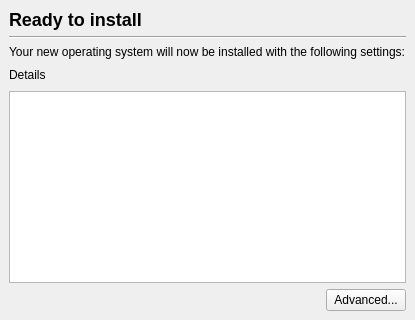
     <widget class="QWidget" name="stepReady" >
      <layout class="QGridLayout" >
       <property name="leftMargin" >
        <number>9</number>
       </property>
       <property name="topMargin" >
        <number>9</number>
       </property>
       <property name="rightMargin" >
        <number>9</number>
       </property>
       <property name="bottomMargin" >
        <number>9</number>
       </property>
       <property name="horizontalSpacing" >
        <number>6</number>
       </property>
       <property name="verticalSpacing" >
        <number>6</number>
       </property>
       <item row="5" column="0" colspan="2" >
        <spacer>
         <property name="orientation" >
          <enum>Qt::Horizontal</enum>
         </property>
         <property name="sizeHint" >
          <size>
           <width>40</width>
           <height>20</height>
          </size>
         </property>
        </spacer>
       </item>
       <item row="5" column="2" >
        <widget class="QPushButton" name="advanced_button" >
         <property name="sizePolicy" >
          <sizepolicy vsizetype="Preferred" hsizetype="Maximum" >
           <horstretch>0</horstretch>
           <verstretch>0</verstretch>
          </sizepolicy>
         </property>
         <property name="text" >
          <string>Advanced...</string>
         </property>
        </widget>
       </item>
       <item row="4" column="0" colspan="3" >
        <widget class="QTextEdit" name="ready_text" >
         <property name="readOnly" >
          <bool>true</bool>
         </property>
        </widget>
       </item>
       <item row="0" column="0" colspan="3" >
        <widget class="QLabel" name="ready_heading_label" >
         <property name="sizePolicy" >
          <sizepolicy vsizetype="Preferred" hsizetype="Preferred" >
           <horstretch>1</horstretch>
           <verstretch>0</verstretch>
          </sizepolicy>
         </property>
         <property name="text" >
          <string>&lt;h2>Ready to install&lt;/h2></string>
         </property>
         <property name="alignment" >
          <set>Qt::AlignVCenter</set>
         </property>
         <property name="wordWrap" >
          <bool>false</bool>
         </property>
        </widget>
       </item>
       <item row="3" column="0" >
        <widget class="QLabel" name="ready_details_label" >
         <property name="text" >
          <string>Details</string>
         </property>
         <property name="wordWrap" >
          <bool>false</bool>
         </property>
        </widget>
       </item>
       <item row="3" column="1" colspan="2" >
        <spacer>
         <property name="orientation" >
          <enum>Qt::Horizontal</enum>
         </property>
         <property name="sizeType" >
          <enum>QSizePolicy::Maximum</enum>
         </property>
         <property name="sizeHint" >
          <size>
           <width>50</width>
           <height>20</height>
          </size>
         </property>
        </spacer>
       </item>
       <item row="1" column="0" colspan="3" >
        <widget class="Line" name="line2" >
         <property name="frameShape" >
          <enum>QFrame::HLine</enum>
         </property>
         <property name="frameShadow" >
          <enum>QFrame::Sunken</enum>
         </property>
         <property name="orientation" >
          <enum>Qt::Horizontal</enum>
         </property>
        </widget>
       </item>
       <item row="2" column="0" colspan="3" >
        <widget class="QLabel" name="ready_description_label" >
         <property name="text" >
          <string>Your new operating system will now be installed with the following settings:</string>
         </property>
         <property name="wordWrap" >
          <bool>false</bool>
         </property>
        </widget>
       </item>
      </layout>
     </widget>
